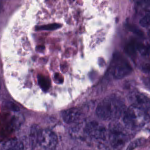
#> input picture colorectal-histology-mnist/Kather_texture_2016_image_tiles_5000/01_TUMOR/3CDD_CRC-Prim-HE-02_025.tif_Row_151_Col_151.tif, 150 x 150 px
$ jupyter execute --allow-errors McNulty_test_feature_2.ipynb   (shell and % lines are left out)   (older library calls are emulated)
#> lines starting #> are read from the running program, lines starting #| are printed output that depends on the picture
### Import modules

[cell 1]
import pandas as pd
import numpy as np

#Image analysis
import cv2
import mahotas as mt

#UNIX and OS functionality
import os, glob


#Vizualization
import matplotlib.pyplot as plt
import seaborn as sns
from mpl_toolkits.mplot3d import Axes3D

#sklearn models
from statsmodels.stats.outliers_influence import variance_inflation_factor
from statsmodels.tools.tools import add_constant
from sklearn.preprocessing import StandardScaler
from sklearn import feature_selection as f_select
from sklearn.linear_model import LogisticRegression, LogisticRegressionCV
from sklearn.model_selection import train_test_split, cross_val_score, cross_validate
from sklearn.metrics import precision_score, recall_score, accuracy_score, roc_auc_score, roc_curve, confusion_matrix, f1_score, log_loss
from sklearn.metrics import confusion_matrix, classification_report
import imblearn.over_sampling
import imblearn.under_sampling
from sklearn.naive_bayes import BernoulliNB, MultinomialNB, GaussianNB

from sklearn.decomposition import PCA


from sklearn.dummy import DummyClassifier

### Functions

#> (a cell that did not finish here is left out)

[cell 3]
base_tile_dir = './colorectal-histology-mnist/kather_texture_2016_image_tiles_5000/'

### Testing code

[cell 4]
img1 = cv2.imread('colorectal-histology-mnist/Kather_texture_2016_image_tiles_5000/01_TUMOR/3CDD_CRC-Prim-HE-02_025.tif_Row_151_Col_151.tif')
#> img1 is the input picture: shape (150, 150, 3); mean B, G, R 143.9, 102.1, 133.7

[cell 5]
img1.shape
#> Out = (150, 150, 3)

[cell 6]
plt.imshow(img1)
plt.savefig('original.png', dpi =300);

[cell 7]
img1.size
#> Out = 67500

[cell 8]
img2 = cv2.cvtColor(img1, cv2.COLOR_BGR2GRAY)
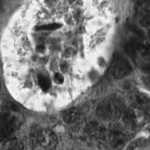
#> img2: shape (150, 150); min 18, max 253, mean 116.3

[cell 9]
img2.shape
#> Out = (150, 150)

[cell 10]
img2.size
#> Out = 22500

[cell 11]
import matplotlib.cm as cm
plt.imshow(img2, cmap =cm.gray)
plt.savefig('greyscale.png', dpi =300);

[cell 12]
blurred =cv2.GaussianBlur(img2,(3,3), 0)


$ run again, with colorectal-histology-mnist/Kather_texture_2016_image_tiles_5000/01_TUMOR/110C7_CRC-Prim-HE-08_007.tif_Row_1201_Col_301.tif copied over colorectal-histology-mnist/Kather_texture_2016_image_tiles_5000/01_TUMOR/3CDD_CRC-Prim-HE-02_025.tif_Row_151_Col_151.tif
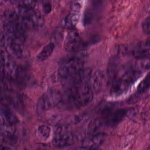
#> input picture colorectal-histology-mnist/Kather_texture_2016_image_tiles_5000/01_TUMOR/110C7_CRC-Prim-HE-08_007.tif_Row_1201_Col_301.tif, 150 x 150 px
#> img1 is the input picture: shape (150, 150, 3); mean B, G, R 86.6, 37.7, 99.6
#> `img2 = cv2.cvtColor(img1, cv2.COLOR_BGR2GRAY)`:
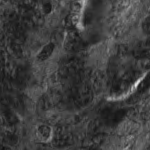
#> img2: shape (150, 150); min 15, max 228, mean 61.8

$ run again, with colorectal-histology-mnist/Kather_texture_2016_image_tiles_5000/01_TUMOR/111E_CRC-Prim-HE-03_028.tif_Row_601_Col_151.tif copied over colorectal-histology-mnist/Kather_texture_2016_image_tiles_5000/01_TUMOR/3CDD_CRC-Prim-HE-02_025.tif_Row_151_Col_151.tif
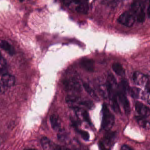
#> input picture colorectal-histology-mnist/Kather_texture_2016_image_tiles_5000/01_TUMOR/111E_CRC-Prim-HE-03_028.tif_Row_601_Col_151.tif, 150 x 150 px
#> img1 is the input picture: shape (150, 150, 3); mean B, G, R 117.8, 81.6, 142
#> `img2 = cv2.cvtColor(img1, cv2.COLOR_BGR2GRAY)`:
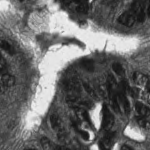
#> img2: shape (150, 150); min 15, max 245, mean 103.8

$ run again, with colorectal-histology-mnist/Kather_texture_2016_image_tiles_5000/01_TUMOR/11239_CRC-Prim-HE-07.tif_Row_1_Col_901.tif copied over colorectal-histology-mnist/Kather_texture_2016_image_tiles_5000/01_TUMOR/3CDD_CRC-Prim-HE-02_025.tif_Row_151_Col_151.tif
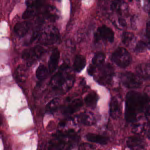
#> input picture colorectal-histology-mnist/Kather_texture_2016_image_tiles_5000/01_TUMOR/11239_CRC-Prim-HE-07.tif_Row_1_Col_901.tif, 150 x 150 px
#> img1 is the input picture: shape (150, 150, 3); mean B, G, R 80.7, 45.4, 102.1
#> `img2 = cv2.cvtColor(img1, cv2.COLOR_BGR2GRAY)`:
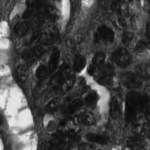
#> img2: shape (150, 150); min 9, max 236, mean 66.4
